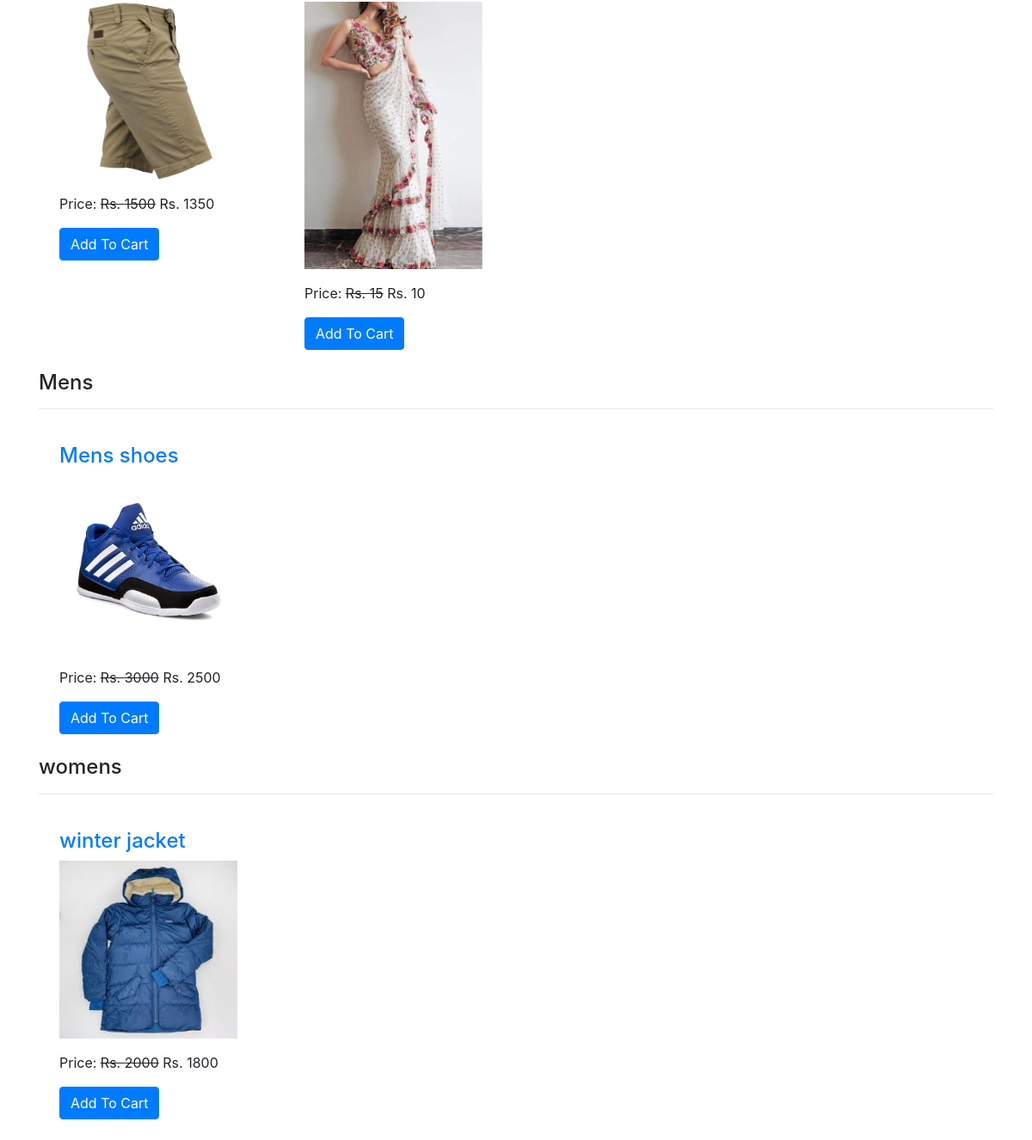
Page /all-products/ (lower part) on the earlier database version.
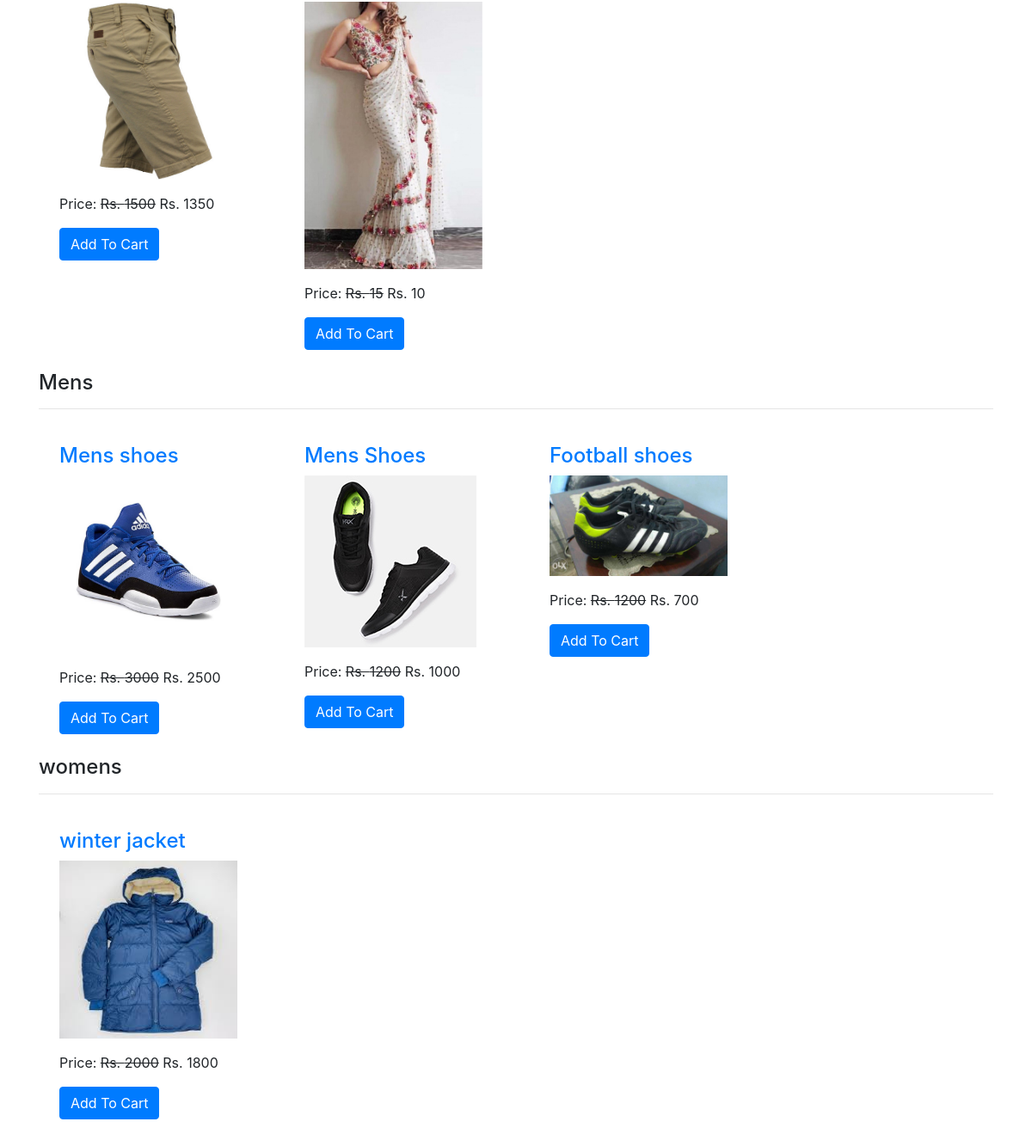
Same page on the later database version.
### ecomapp/models.py (models this page shows, shortened)
class Product(models.Model):
    title = models.CharField(max_length=200)
    slug = models.SlugField(unique=True)
    category = models.ForeignKey(Category, on_delete=models.CASCADE)
    image = models.ImageField(upload_to="products")
    marked_price = models.PositiveIntegerField()
    selling_price = models.PositiveIntegerField()
    description = models.TextField()
    warranty = models.CharField(max_length=300, null=True, blank=True)
    return_policy = models.CharField(max_length=300, null=True, blank=True)
    view_count = models.PositiveIntegerField(default=0)

class Category(models.Model):
    title = models.CharField(max_length=200)
    slug = models.SlugField(unique=True)

### ecomapp/views.py (the view)
# urls.py: path("all-products/", AllProductsView.as_view(), name="allproducts"),
class AllProductsView(EcomMixin, TemplateView):
    template_name = "allproducts.html"
    def get_context_data(self, **kwargs):
        context = super().get_context_data(**kwargs)
        context['allcategories'] = Category.objects.all()
        return context

### ecomapp/views.py (called while the page is built)
    def dispatch(self, request, *args, **kwargs):
        cart_id = request.session.get("cart_id")
        if cart_id:
            cart_obj = Cart.objects.get(id=cart_id)
            if request.user.is_authenticated and request.user.customer:
                cart_obj.customer = request.user.customer
                cart_obj.save()
        return super().dispatch(request, *args, **kwargs)

### templates/allproducts.html (shortened to what this page needs)
{% extends 'base.html' %}
{% block content %}
<div class="container">
    {% for cat in allcategories %}
    <h4>{{cat.title}}</h4><hr>
    <div class="row">
        {% for p in cat.product_set.all %}
        <div class="col-md-3">
            <div class="m-4">
                <h4><a href="{% url 'ecomapp:productdetail' p.slug %}">{{p.title}}</a></h4>
                <img src="{{p.image.url}}" alt="" class="img-fluid" style="height: 2500; object-fit: cover;">
                <p class="mt-3">Price: <strike>Rs. {{p.marked_price}}</strike> Rs. {{p.selling_price}}</p>
                <a href="{% url 'ecomapp:addtocart' p.id %}" class="btn btn-primary">Add To Cart</a>
            </div>
        </div>
        {% endfor %}
    </div>
    {% endfor %}
</div>
{% endblock %}

Differences in the rows shown:
added Product: title "Mens Shoes", image (picture), marked_price "1200", selling_price "1000", shown under Category "Mens"
added Product: title "Football shoes", image (picture), marked_price "1200", selling_price "700", shown under Category "Mens"
